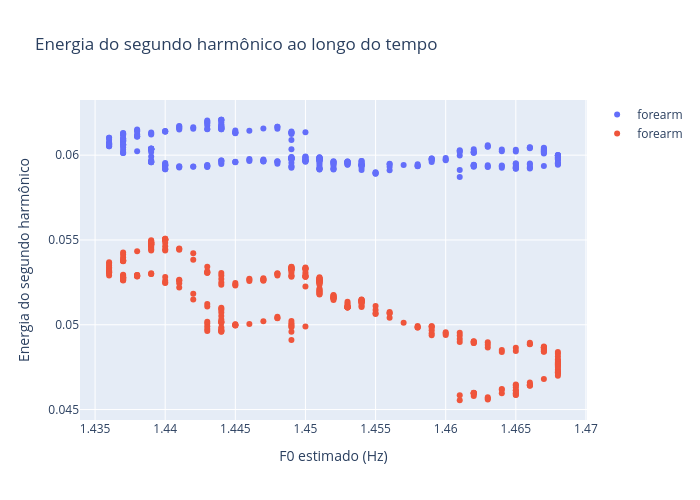

The notebook cell this image was saved under:
### Code cell
fig = go.Figure()
fig.add_trace(go.Scatter(x=F0, y=desc1[:,1,0], mode='markers', name=posis[d]))
fig.add_trace(go.Scatter(x=F0, y=desc2[:,1,0], mode='markers', name=posis[d]))
fig.update_layout(width=700, height=500, title='Energia do segundo harmônico ao longo do tempo', xaxis_title='F0 estimado (Hz)', yaxis_title='Energia do segundo harmônico')

### Figure 1 — Plotly figure (JSON) as saved in the notebook; plotly's stock layout.template omitted (floating-point values rounded to 4 significant figures; data arrays with more than 128 entries replaced by an {"elided": "..."} marker saying what was removed)
{"data": [{"mode": "markers", "name": "forearm", "type": "scatter", "x": {"elided": "351 float values"}, "y": {"elided": "351 float values"}}, {"mode": "markers", "name": "forearm", "type": "scatter", "x": {"elided": "351 float values"}, "y": {"elided": "351 float values"}}], "layout": {"height": 500, "title": {"text": "Energia do segundo harmônico ao longo do tempo"}, "width": 700, "xaxis": {"title": {"text": "F0 estimado (Hz)"}}, "yaxis": {"title": {"text": "Energia do segundo harmônico"}}}}
